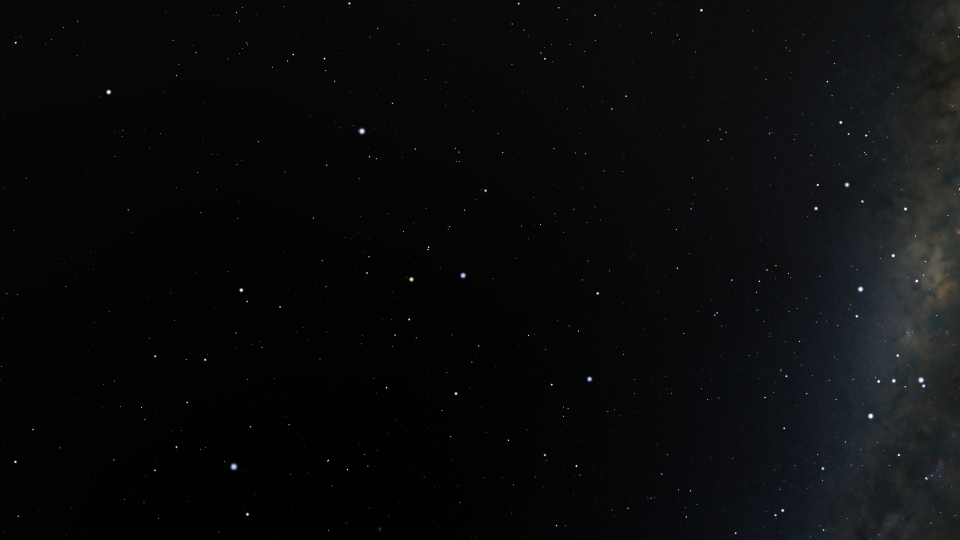
#> input picture images/stellarium-001.png, 1920 x 1080 px (shown at 1/2 size)
$ python -i dip_pipeline.py   (imports and definitions only)
#> lines starting #> are read from the running program, lines starting #| are printed output that depends on the picture; after the words box and inside, x2 and y2 are one past the last pixel; in counts of white or black regions, pixels touching at a corner belong together
#> further down, picture is the input picture: shape (1080, 1920, 3); mean B, G, R 11.7, 11, 10.1
"""
Phase 2: Classical digital image processing pipeline.

  A. Greyscale input
  B. Background removal       -> flattens light pollution / moon glow
  C. Spatial noise filter     -> removes hot pixels (salt noise) and read noise
  D. Thresholding             -> separates starlight from background
  E. Connected components     -> one blob per star
  F. Sub-pixel centroiding    -> precise star position from image moments
"""
import time
from dataclasses import dataclass, field

import cv2
import numpy as np

BACKGROUND_METHODS = ["None", "Morphological top-hat", "Median background subtraction"]
NOISE_FILTERS = ["None", "Median", "Gaussian", "Bilateral"]
THRESHOLD_METHODS = ["Adaptive (median + k·σ)", "Otsu", "Fixed"]
CENTROID_METHODS = ["Intensity-weighted moments", "Binary shape moments"]

# Grey level the flattened background is shifted to, so negative noise is not clipped away
PEDESTAL = 20


@dataclass
class Star:
    x: float
    y: float
    flux: float   # background-subtracted brightness sum
    peak: float
    area: int


@dataclass
class DipResult:
    gray: np.ndarray
    corrected: np.ndarray
    filtered: np.ndarray
    binary: np.ndarray
    threshold: float
    background: float
    noise_sigma: float
    stars: list = field(default_factory=list)
    elapsed_ms: float = 0.0

    @property
    def xy(self):
        if not self.stars:
            return np.zeros((0, 2))
        return np.array([(s.x, s.y) for s in self.stars])


def estimate_background(img):
    """Robust background level and noise via 3-sigma clipping, so the few bright
    stars do not inflate the estimate (every 4th pixel is plenty of samples)."""
    f = img.ravel()[::4].astype(np.float32)
    bg = float(np.median(f))
#> bg = 6
    sigma = max(1.4826 * float(np.median(np.abs(f - bg))), 1.0)
#> sigma = 5.93
    for _ in range(3):
        sel = f[np.abs(f - bg) < 3 * sigma]
        bg, sigma = float(np.median(sel)), max(float(sel.std()), 0.5)
#> this loop made 3 passes
#> sigma on passes 1 to 3: 5.08, 4.58, 4.21
    return bg, sigma


def remove_background(gray, method, kernel_size=21):
    """Flatten slowly-varying sky brightness while keeping the small, sharp stars."""
    k = int(kernel_size) | 1
    if method == "Morphological top-hat":
        # Opening (erode then dilate) with a disk larger than any star wipes the
        # stars out and leaves only the smooth background; image - opening = stars.
        disk = cv2.getStructuringElement(cv2.MORPH_ELLIPSE, (k, k))
        opened = cv2.morphologyEx(gray, cv2.MORPH_OPEN, disk)
        bg = cv2.blur(opened, (k, k))   # smooth the blocky opening so noise stays centred
    elif method == "Median background subtraction":
        # A large median ignores the few star pixels in each window, so it follows
        # the sky glow but not the stars.
        bg = cv2.medianBlur(gray, min(k, 255))
    else:
        return gray
    out = gray.astype(np.int16) - bg.astype(np.int16) + PEDESTAL
    return np.clip(out, 0, 255).astype(np.uint8)


def apply_noise_filter(img, method, ksize=3):
    if method == "Median":
        # A hot pixel is a single bright pixel, so it is never the median of its
        # neighbourhood and gets removed, while stars (several pixels wide) survive.
        return cv2.medianBlur(img, ksize)
    if method == "Gaussian":
        # Averages noise down, but only spreads hot pixels out instead of removing them
        return cv2.GaussianBlur(img, (ksize, ksize), 0)
    if method == "Bilateral":
        # Edge-preserving smoothing: only averages pixels of similar brightness
        return cv2.bilateralFilter(img, ksize, 40, ksize)
    return img.copy()


def process_frame(frame, background_method="None", background_kernel=21,
                  noise_filter="Median", filter_ksize=3,
                  threshold_method=THRESHOLD_METHODS[0], k_sigma=5.0,
                  fixed_threshold=135, min_area=3, max_area=800,
                  centroid_method=CENTROID_METHODS[0], max_stars=200):
    t0 = time.perf_counter()

    # Step A: greyscale (the simulated sensor is already mono)
    gray = frame if frame.ndim == 2 else cv2.cvtColor(frame, cv2.COLOR_BGR2GRAY)

    # Step B: background removal
    corrected = remove_background(gray, background_method, background_kernel)

    # Step C: spatial noise filter
    filtered = apply_noise_filter(corrected, noise_filter, filter_ksize)

    # Step D: thresholding
    background, sigma = estimate_background(filtered)
#> background = 5; sigma = 4.21
    if threshold_method == "Otsu":
        thr, _ = cv2.threshold(filtered, 0, 255, cv2.THRESH_BINARY + cv2.THRESH_OTSU)
    elif threshold_method == "Fixed":
        thr = float(fixed_threshold)
    else:
        # Adaptive: the threshold follows the measured noise, so it keeps working
        # when the sky gets brighter or the sensor noisier.
        thr = background + k_sigma * sigma
#> thr = 26.03
    thr = float(min(thr, 254))
    binary = np.where(filtered > thr, 255, 0).astype(np.uint8)
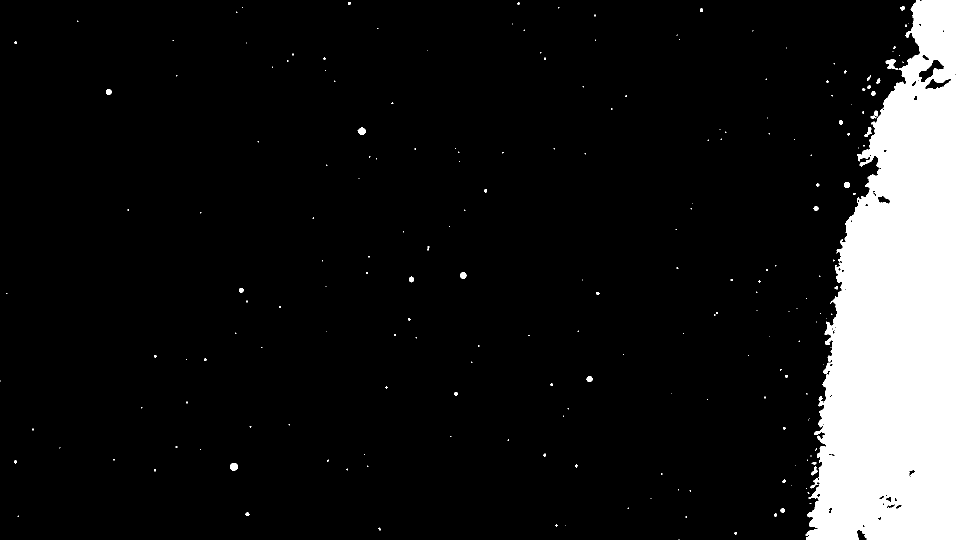
#> binary: shape (1080, 1920) (shown at 1/2 size); 11.4% white; 215 white regions (170 under 20 px), largest, box (x1, y1, x2, y2) and area: (1611, 0, 1920, 1080) 231797, (1771, 118, 1796, 139) 269, (460, 926, 476, 941) 194

    # Step E: connected components (8-connectivity), one label per blob
    n, labels, stats, _ = cv2.connectedComponentsWithStats(binary, connectivity=8)
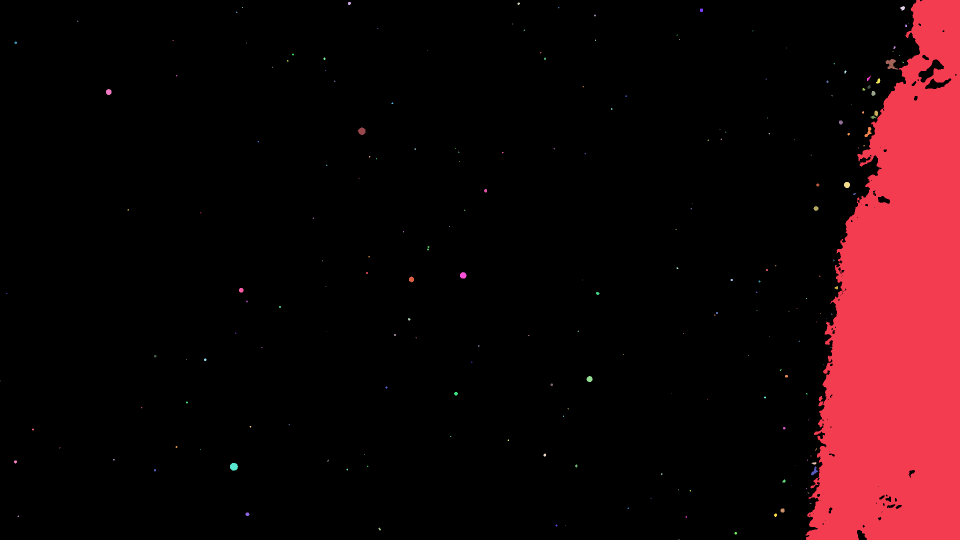
#> labels: shape (1080, 1920) int32 (shown at 1/2 size); 216 distinct labels, from 0 to 215; one colour per label, 0 black
#> n = 216; stats = 216 rows, first 6: [0, 0, 1913, 1080, 1838172], [1611, 0, 309, 1080, 231797], [696, 4, 6, 6, 30], [1035, 5, 5, 5, 19], [1800, 12, 10, 9, 55], [484, 14, 2, 2, 3]

    # Step F: centroiding on the background-corrected (but not smoothed) image
    raw_bg, _ = estimate_background(corrected)
#> the loop in estimate_background (call 2), `for _ in range(3):` made 3 passes
#> sigma on passes 1 to 3: 5.11, 4.6, 4.23
#> raw_bg = 5
    stars = []
    h, w = gray.shape
#> h = 1080; w = 1920
    for i in range(1, n):
        area = int(stats[i, cv2.CC_STAT_AREA])
        if area < min_area or area > max_area:
            continue
        x, y, bw, bh = (int(v) for v in stats[i, :4])

        if centroid_method == CENTROID_METHODS[1]:
            # Binary shape moments: centre of the blob outline. Every pixel counts
            # the same, so the result is biased towards the blob's shape.
            mask = (labels[y:y + bh, x:x + bw] == i).astype(np.float64)
            m = cv2.moments(mask, binaryImage=True)
            cx, cy = x + m["m10"] / m["m00"], y + m["m01"] / m["m00"]
            win = corrected[y:y + bh, x:x + bw].astype(np.float64) - raw_bg
            flux = float(np.clip(win, 0, None)[mask > 0].sum())
            peak = float(corrected[y:y + bh, x:x + bw][mask > 0].max())
        else:
            # Intensity-weighted moments: centre of brightness. Weights are the
            # background-subtracted pixel values in a window around the blob, so
            # brighter pixels pull the centroid harder (true sub-pixel position).
            pad = 2
            xa, ya = max(x - pad, 0), max(y - pad, 0)
            xb, yb = min(x + bw + pad, w), min(y + bh + pad, h)
            win = corrected[ya:yb, xa:xb].astype(np.float64) - raw_bg
            weights = np.clip(win, 0, None)
            m00 = weights.sum()
            if m00 <= 0:
                continue
            gy, gx = np.mgrid[ya:yb, xa:xb]
            cx = float((weights * gx).sum() / m00)
            cy = float((weights * gy).sum() / m00)
            flux = float(m00)
            peak = float(corrected[ya:yb, xa:xb].max())

        stars.append(Star(cx, cy, flux, peak, area))
#> this loop made 215 passes
#> (area, x, y, bw, bh, xa, ya, xb) on passes 2, 4, 7, 21, 32, 41, 43, 46, 48, 49, 50: (30, 696, 4, 6, 6, 694, 2, 704), (55, 1800, 12, 10, 9, 1798, 10, 1812), (38, 1400, 17, 6, 7, 1398, 15, 1408), (21, 29, 83, 5, 5, 27, 81, 36), (269, 1771, 118, 25, 21, 1769, 116, 1798), (33, 1734, 153, 8, 9, 1732, 151, 1744), (53, 1752, 157, 9, 10, 1750, 155, 1763), (34, 1735, 170, 6, 8, 1733, 168, 1743), (22, 1725, 176, 6, 5, 1723, 174, 1733), (106, 212, 178, 11, 12, 210, 176, 225), (62, 1743, 182, 8, 10, 1741, 180, 1753)
#> (area, x, y, bw, bh) on pass 56: (66, 1749, 221, 7, 12)

    stars.sort(key=lambda s: s.flux, reverse=True)
    stars = stars[:max_stars]

    return DipResult(gray=gray, corrected=corrected, filtered=filtered, binary=binary, threshold=thr,
                     background=background, noise_sigma=sigma, stars=stars,
                     elapsed_ms=(time.perf_counter() - t0) * 1000)

>>> import cv2
>>> picture = cv2.imread('images/stellarium-001.png')
>>> result = process_frame(picture)

$ run again, on images/stellarium-003.png
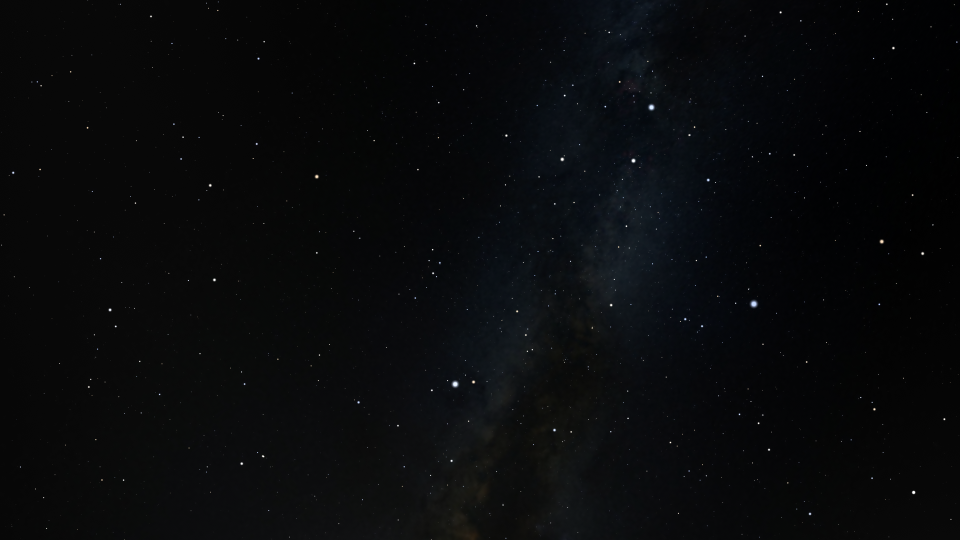
#> input picture images/stellarium-003.png, 1920 x 1080 px (shown at 1/2 size)
#> picture is the input picture: shape (1080, 1920, 3); mean B, G, R 10.9, 9.5, 8.2
#> in estimate_background, `bg = float(np.median(f))`: bg = 8
#> in estimate_background, `sigma = max(1.4826 * float(np.median(np.abs(f - bg))), 1.0)`: sigma = 2.97
#> the loop in estimate_background, `for _ in range(3):` made 3 passes
#> sigma on passes 1 to 3: 3.47, 3.74, 3.87
#> in process_frame, `background, sigma = estimate_background(filtered)`: background = 8; sigma = 3.87
#> thr = 27.34
#> in process_frame, `binary = np.where(filtered > thr, 255, 0).astype(np.uint8)`:
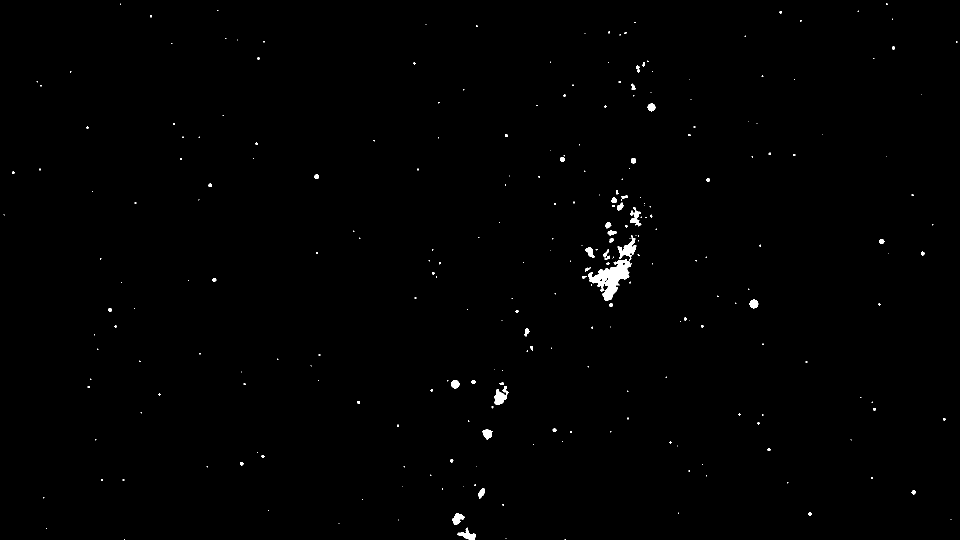
#> binary: shape (1080, 1920) (shown at 1/2 size); 0.5% white; 272 white regions (213 under 20 px), largest, box (x1, y1, x2, y2) and area: (1176, 518, 1264, 602) 3025, (1235, 470, 1273, 518) 714, (988, 772, 1017, 810) 585
#> labels: shape (1080, 1920) int32; 273 distinct labels, from 0 to 272
#> n = 273; stats = 273 rows, first 6: [0, 0, 1920, 1080, 2063176], [240, 7, 2, 2, 3], [1772, 7, 4, 3, 10], [434, 20, 3, 2, 4], [1715, 21, 3, 3, 5], [1559, 22, 5, 5, 21]
#> the loop in estimate_background (call 2), `for _ in range(3):` made 3 passes
#> sigma on passes 1 to 3: 4.12, 4, 4
#> raw_bg = 8
#> the loop in process_frame, `for i in range(1, n):` made 272 passes
#> (area, x, y, bw, bh, xa, ya, xb) on passes 5, 22, 23, 29, 30, 38, 48: (21, 1559, 22, 5, 5, 1557, 20, 1566), (32, 1784, 93, 6, 6, 1782, 91, 1792), (22, 514, 115, 6, 5, 512, 113, 522), (32, 1284, 124, 6, 9, 1282, 122, 1292), (69, 1272, 131, 8, 14, 1270, 129, 1282), (68, 1263, 167, 8, 13, 1261, 165, 1273), (193, 1295, 207, 17, 16, 1293, 205, 1314)

$ run again, on images/stellarium-004.png
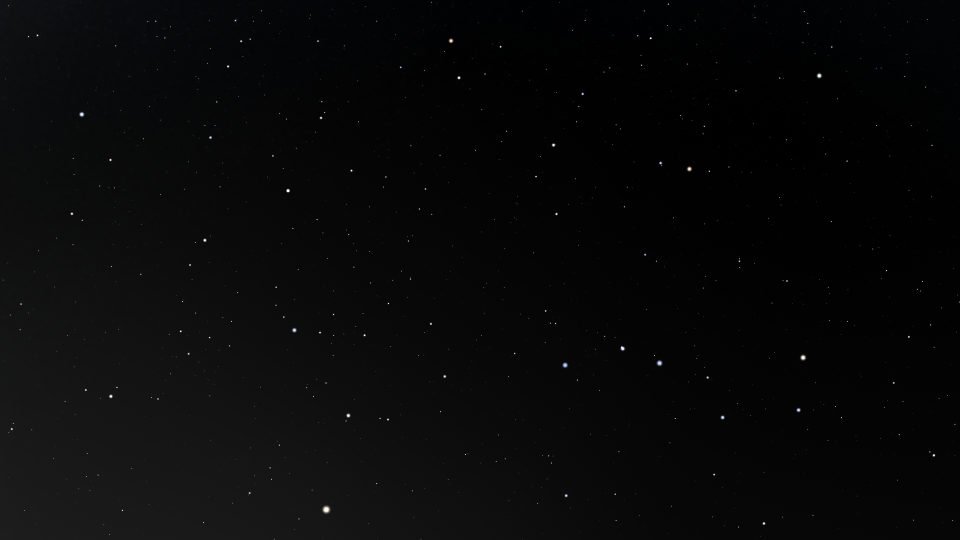
#> input picture images/stellarium-004.png, 1920 x 1080 px (shown at 1/2 size)
#> picture is the input picture: shape (1080, 1920, 3); mean B, G, R 8.5, 8.3, 8.1
#> in estimate_background, `bg = float(np.median(f))`: bg = 6
#> in estimate_background, `sigma = max(1.4826 * float(np.median(np.abs(f - bg))), 1.0)`: sigma = 5.93
#> the loop in estimate_background, `for _ in range(3):` made 3 passes
#> sigma on passes 1 to 3: 6.1, 6.33, 6.33
#> in process_frame, `background, sigma = estimate_background(filtered)`: background = 6; sigma = 6.33
#> thr = 37.63
#> in process_frame, `binary = np.where(filtered > thr, 255, 0).astype(np.uint8)`:
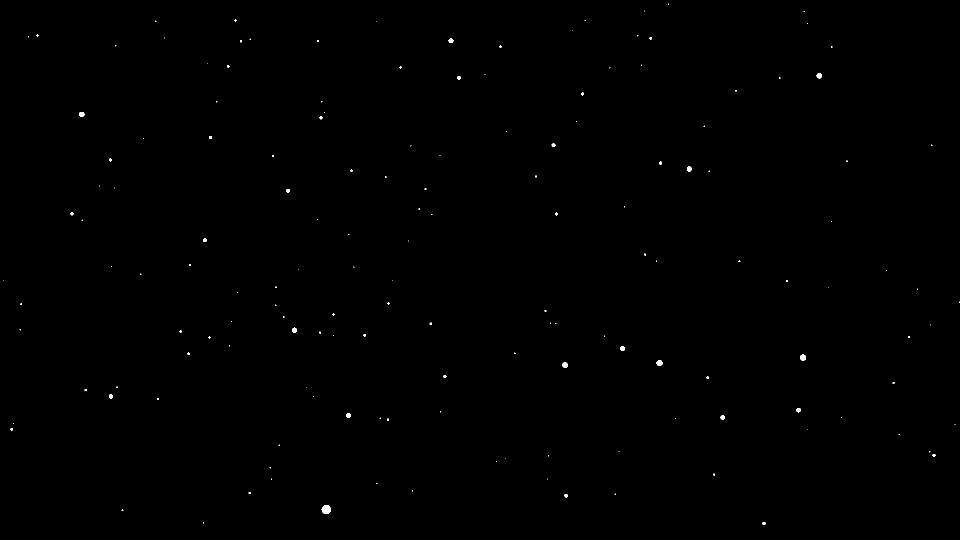
#> binary: shape (1080, 1920) (shown at 1/2 size); 0.13% white; 156 white regions (123 under 20 px), largest, box (x1, y1, x2, y2) and area: (643, 1010, 662, 1028) 261, (1600, 709, 1612, 721) 118, (1313, 720, 1325, 732) 112
#> labels: shape (1080, 1920) int32; 157 distinct labels, from 0 to 156
#> n = 157; stats = 157 rows, first 6: [0, 0, 1920, 1080, 2070958], [1336, 7, 2, 3, 4], [1288, 21, 1, 2, 2], [1607, 22, 3, 2, 4], [469, 39, 4, 4, 12], [310, 41, 3, 3, 5]
#> the loop in estimate_background (call 2), `for _ in range(3):` made 3 passes
#> sigma on passes 1 to 3: 6.11, 6.34, 6.53
#> raw_bg = 6
#> the loop in process_frame, `for i in range(1, n):` made 156 passes
#> (area, x, y, bw, bh, xa, ya, xb) on passes 14, 16, 27, 29, 32, 35, 37, 41: (21, 1299, 74, 5, 5, 1297, 72, 1306), (70, 897, 77, 10, 9, 895, 75, 909), (93, 1633, 146, 11, 11, 1631, 144, 1646), (38, 915, 152, 6, 7, 913, 150, 923), (24, 1163, 185, 5, 6, 1161, 183, 1170), (90, 158, 224, 11, 10, 156, 222, 171), (28, 639, 233, 6, 6, 637, 231, 647), (32, 418, 272, 6, 6, 416, 270, 426)
